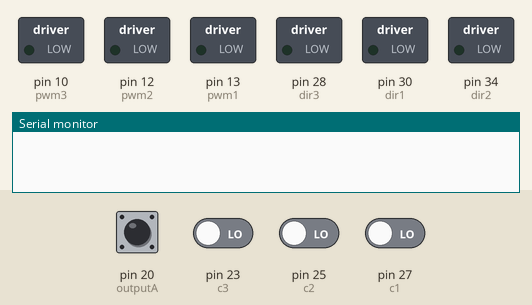
Bench run of a sketch on a simulated Arduino Mega 2560, built with avr-gcc and run on an emulated ATmega2560. Shown: switched loads named in the sketch (green lamp = pin HIGH), the last lines printed to the serial monitor. The inputs (shaded band) are chosen by the test bench; at power-on: pin 20 (outputA) HIGH, pin 23 (c3), pin 25 (c2), pin 27 (c1) LOW. Pins used as bus, display or sensor lines are not drawn.

Above: at 1.2 s.
1.3 s: pin 23 (c3) driven HIGH
At 2.1 s:
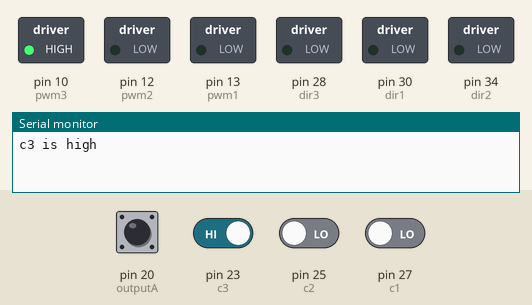
4.3 s: pin 25 (c2) driven HIGH
At 4.7 s:
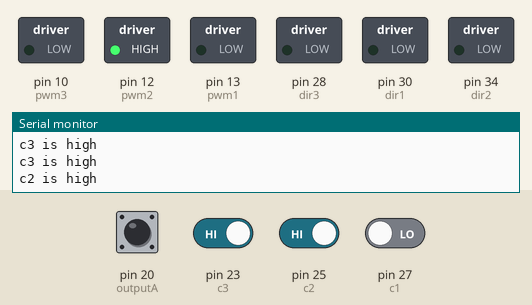
7.3 s: pin 27 (c1) driven HIGH
At 9.0 s:
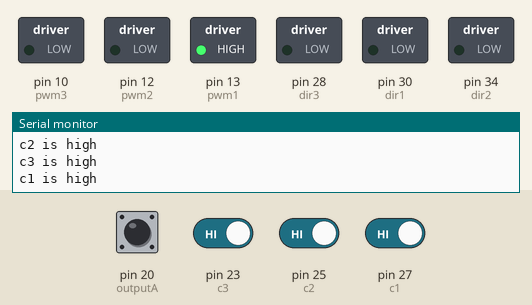
10.3 s: pin 27 (c1) driven LOW
At 11.1 s:
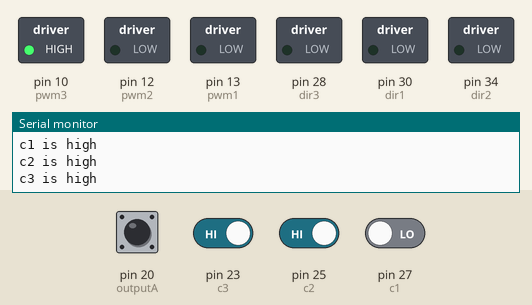
13.3 s: pin 23 (c3) driven LOW
At 14.0 s:
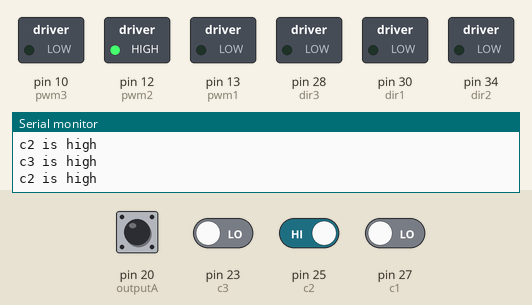
Timing chart, 0 to 16.3 s (numbered marks = the images above; inputs shaded):
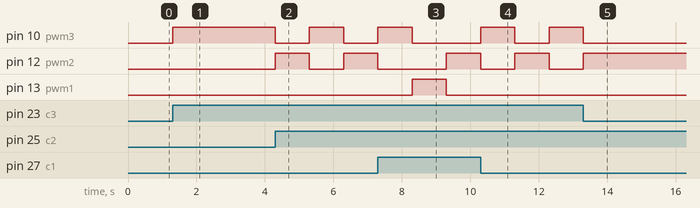

Measured:
- after the input at 1.3 s, pin 10 (pwm3): LOW → HIGH at once
- after the input at 4.3 s, pin 10 (pwm3): HIGH → LOW at once, → HIGH 1.0 s later, → LOW 1.0 s later; pin 12 (pwm2): LOW → HIGH at once, → LOW 1.0 s later, → HIGH 1.0 s later
- after the input at 7.3 s, pin 10 (pwm3): goes on until 8.3 s, then stays LOW; pin 13 (pwm1): LOW → HIGH after 1.0 s, → LOW 1.0 s later
- after the input at 10.3 s, pin 13 (pwm1): stays LOW (without the input it goes to HIGH after 1.0 s)
- after the input at 13.3 s, pin 10 (pwm3): goes on until 13.3 s, then stays LOW; pin 12 (pwm2): goes on until 13.3 s, then stays HIGH

The sketch:

pick_place_throw.ino
```cpp
#define outputA 20
#define outputB 21
int counter = 0;
int astate;
int alaststate;

int pwm1 = 13;         // motor conneccted with relay_ lower
int dir1 = 30 ;

int pwm2 = 12;
int dir2 = 34;        // motor connection of gripper

int pwm3 = 10;                   //rotator
int dir3 = 28 ;

int dcv1 = 52;
int dcv2 = 53;     //piston

int testing = 0;
int grip = 1;
int c1 = 27, c2 = 25, c3 = 23;
int a1 = 0, a2 = 0, a3 = 0;
int y;

void setup()
{
  Serial.begin(9600);

  pinMode(pwm1, OUTPUT);
  pinMode(dir1, OUTPUT);
  pinMode(pwm2, OUTPUT);
  pinMode(dir2, OUTPUT);
  pinMode(pwm3, OUTPUT);
  pinMode(dir3, OUTPUT);
  pinMode(dcv1, OUTPUT);
  pinMode(dcv2, OUTPUT);
  pinMode(c1, INPUT);
  pinMode(c2, INPUT);
  pinMode(c3, INPUT);


  analogWrite(pwm1, 0);
  digitalWrite(dir1, LOW);
  analogWrite(pwm2, 0);
  digitalWrite(dir2, LOW);
  analogWrite(pwm3, 0);
  digitalWrite(dir3, LOW);

  digitalWrite(dcv1, LOW);
  digitalWrite(dcv2, LOW);

  pinMode(outputA, INPUT);
  pinMode(outputB, INPUT);
  attachInterrupt(digitalPinToInterrupt(outputA), value, CHANGE);

  alaststate = digitalRead(outputA);

  /* attachInterrupt(digitalPinToInterrupt(c1), value, CHANGE);
    attachInterrupt(digitalPinToInterrupt(c2), value, CHANGE);
    attachInterrupt(digitalPinToInterrupt(c3), value, CHANGE);
  */
  // put your setup code here, to run once:

}


void loop()
{
 /* Serial.println("position");
  Serial.print(counter);*/

  if (digitalRead(c1) == HIGH)
  {
    Serial.println("c1 is high");
//    pick();
  digitalWrite(dcv1, HIGH);  //piston open
  digitalWrite(dcv2, LOW);
  analogWrite(pwm1,100 );  //piston open
  digitalWrite(pwm1, HIGH);
  delay(1000);
  analogWrite(pwm1,0);

  }

  if (digitalRead(c2) == HIGH)
  {
    Serial.println("c2 is high");
//    place();
analogWrite(pwm2,100 );  //piston open
  digitalWrite(pwm2, HIGH);
  delay(1000);
  analogWrite(pwm2,0);

  }
  if (digitalRead(c3) == HIGH)
  {
    Serial.println("c3 is high");
//    throww();
analogWrite(pwm3,100 );  //piston open
  digitalWrite(pwm3, HIGH);
  delay(1000);
  analogWrite(pwm3,0);

  }

}
/*void value()
  {
  if (digitalRead(c1) == HIGH)
  {
    Serial.println("c1 is high");


  }

  else if (digitalRead(c2) == HIGH)
  {

    Serial.println("c2 is high");

  }
  else if (digitalRead(c3) == HIGH)
  {

    Serial.println("c3 is high");

  }

  }*/
void pick()
{
  digitalWrite(dcv1, HIGH);  //piston open
  digitalWrite(dcv2, LOW);
  delay(500);
  //spring extends here
  analogWrite(pwm1, 200);
  digitalWrite(dir1, HIGH);
  delay(800);
  analogWrite(pwm1, 0);

  digitalWrite(dcv1, LOW);   //piston lock
  digitalWrite(dcv2, HIGH);
  delay(500);


  analogWrite(pwm1, 240);    //opp dir
  digitalWrite(dir1, LOW);
  delay(400);
  analogWrite(pwm1, 0);
  delay(400);


  // code for gripper ..........................
  analogWrite(pwm2, 255);
  digitalWrite(dir2, LOW );
  //delay(130);................cmnt
}
void place()
{
  // code for placing.........................
  /*analogWrite(pwm3, 255);
    digitalWrite(dir3, HIGH);
    delay(1680);

    analogWrite(pwm3, 40);  //place to avoid fall
    digitalWrite(dir3, LOW);
    delay(100);
    analogWrite(pwm3, 50);
    digitalWrite(dir3, LOW);
    delay(30);
    analogWrite(pwm3, 0);
    delay(100);*/
  //    analogWrite(pwm2, 0);
  //delay(10000);

  if (counter < y)
  {
    analogWrite(pwm3, 50);
    digitalWrite(dir3, LOW);
  }
  else if (counter > y)
  {
    analogWrite(pwm3, 0);
    delay(110);
    analogWrite(pwm2, 120);  //grip open
    digitalWrite(dir2, HIGH);
    delay(110);
    analogWrite(pwm2, 0);
  }

}
void throww()
{
  digitalWrite(dcv1, HIGH);  //piston open
  digitalWrite(dcv2, LOW);
  //delay(400);............cmnt
}
void value()
{
  astate = digitalRead(outputA);
  if (astate != alaststate)
  {
    if (digitalRead(outputB) != astate)
    {
      counter++;
    }
    else {
      counter--;
    }
    //Serial.println("position");
    //Serial.print(counter);
  }
  //Serial.println("position");
  //Serial.print(counter);

  alaststate = astate;

}
```
